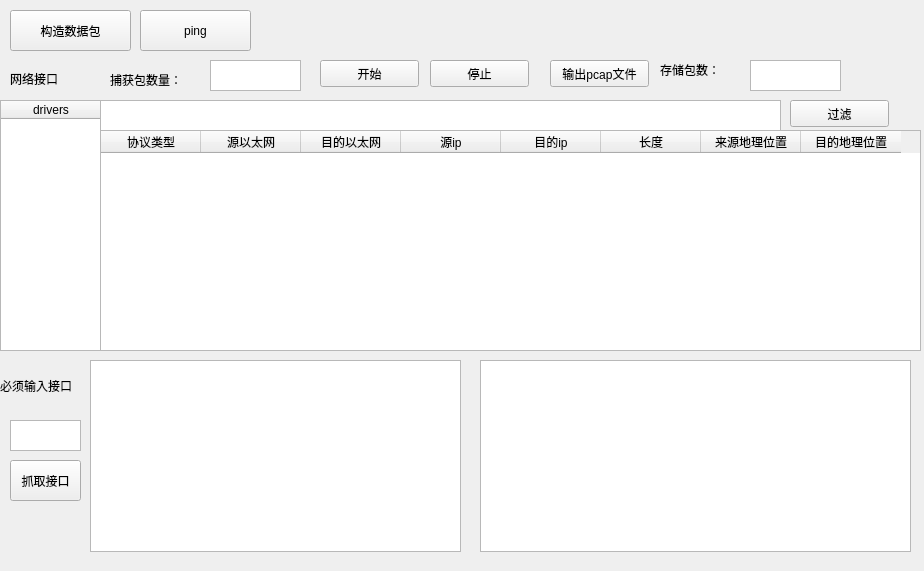
<?xml version="1.0" encoding="UTF-8"?>
<ui version="4.0">
 <class>Widget</class>
 <widget class="QWidget" name="Widget">
  <property name="geometry">
   <rect>
    <x>0</x>
    <y>0</y>
    <width>924</width>
    <height>571</height>
   </rect>
  </property>
  <property name="windowTitle">
   <string>Widget</string>
  </property>
  <widget class="QTextEdit" name="flitetextEdit">
   <property name="geometry">
    <rect>
     <x>100</x>
     <y>100</y>
     <width>681</width>
     <height>31</height>
    </rect>
   </property>
  </widget>
  <widget class="QPushButton" name="flitepushButton">
   <property name="geometry">
    <rect>
     <x>790</x>
     <y>100</y>
     <width>99</width>
     <height>27</height>
    </rect>
   </property>
   <property name="text">
    <string>过滤</string>
   </property>
  </widget>
  <widget class="QTableWidget" name="tableWidget">
   <property name="geometry">
    <rect>
     <x>100</x>
     <y>130</y>
     <width>821</width>
     <height>221</height>
    </rect>
   </property>
   <property name="selectionMode">
    <enum>QAbstractItemView::SingleSelection</enum>
   </property>
   <property name="selectionBehavior">
    <enum>QAbstractItemView::SelectRows</enum>
   </property>
   <property name="showGrid">
    <bool>false</bool>
   </property>
   <column>
    <property name="text">
     <string>协议类型</string>
    </property>
   </column>
   <column>
    <property name="text">
     <string>源以太网</string>
    </property>
   </column>
   <column>
    <property name="text">
     <string>目的以太网</string>
    </property>
   </column>
   <column>
    <property name="text">
     <string>源ip</string>
    </property>
   </column>
   <column>
    <property name="text">
     <string>目的ip</string>
    </property>
   </column>
   <column>
    <property name="text">
     <string>长度</string>
    </property>
   </column>
   <column>
    <property name="text">
     <string>来源地理位置</string>
    </property>
   </column>
   <column>
    <property name="text">
     <string>目的地理位置</string>
    </property>
   </column>
  </widget>
  <widget class="QTextBrowser" name="protocoltextBrowser">
   <property name="geometry">
    <rect>
     <x>90</x>
     <y>360</y>
     <width>371</width>
     <height>192</height>
    </rect>
   </property>
  </widget>
  <widget class="QLabel" name="label">
   <property name="geometry">
    <rect>
     <x>110</x>
     <y>70</y>
     <width>91</width>
     <height>20</height>
    </rect>
   </property>
   <property name="text">
    <string>捕获包数量：</string>
   </property>
  </widget>
  <widget class="QTextBrowser" name="numbertextBrowser">
   <property name="geometry">
    <rect>
     <x>210</x>
     <y>60</y>
     <width>91</width>
     <height>31</height>
    </rect>
   </property>
  </widget>
  <widget class="QPushButton" name="pushButton_2">
   <property name="geometry">
    <rect>
     <x>320</x>
     <y>60</y>
     <width>99</width>
     <height>27</height>
    </rect>
   </property>
   <property name="text">
    <string>开始</string>
   </property>
  </widget>
  <widget class="QPushButton" name="pushButton_3">
   <property name="geometry">
    <rect>
     <x>430</x>
     <y>60</y>
     <width>99</width>
     <height>27</height>
    </rect>
   </property>
   <property name="text">
    <string>停止</string>
   </property>
  </widget>
  <widget class="QPushButton" name="pushButton_4">
   <property name="geometry">
    <rect>
     <x>550</x>
     <y>60</y>
     <width>99</width>
     <height>27</height>
    </rect>
   </property>
   <property name="text">
    <string>输出pcap文件</string>
   </property>
  </widget>
  <widget class="QTextBrowser" name="detailtextBrowser">
   <property name="geometry">
    <rect>
     <x>480</x>
     <y>360</y>
     <width>431</width>
     <height>192</height>
    </rect>
   </property>
  </widget>
  <widget class="QLabel" name="label_2">
   <property name="geometry">
    <rect>
     <x>660</x>
     <y>60</y>
     <width>91</width>
     <height>20</height>
    </rect>
   </property>
   <property name="text">
    <string>存储包数：</string>
   </property>
  </widget>
  <widget class="QTextBrowser" name="cutextBrowser_">
   <property name="geometry">
    <rect>
     <x>750</x>
     <y>60</y>
     <width>91</width>
     <height>31</height>
    </rect>
   </property>
  </widget>
  <widget class="QPushButton" name="libnetpushButton">
   <property name="geometry">
    <rect>
     <x>10</x>
     <y>10</y>
     <width>121</width>
     <height>41</height>
    </rect>
   </property>
   <property name="text">
    <string>构造数据包</string>
   </property>
  </widget>
  <widget class="QPushButton" name="pingpushButton">
   <property name="geometry">
    <rect>
     <x>140</x>
     <y>10</y>
     <width>111</width>
     <height>41</height>
    </rect>
   </property>
   <property name="text">
    <string>ping</string>
   </property>
  </widget>
  <widget class="QLabel" name="label_3">
   <property name="geometry">
    <rect>
     <x>10</x>
     <y>70</y>
     <width>67</width>
     <height>17</height>
    </rect>
   </property>
   <property name="text">
    <string>网络接口</string>
   </property>
  </widget>
  <widget class="QTextEdit" name="drivertextEdit">
   <property name="geometry">
    <rect>
     <x>10</x>
     <y>420</y>
     <width>71</width>
     <height>31</height>
    </rect>
   </property>
  </widget>
  <widget class="QPushButton" name="driverpushButton">
   <property name="geometry">
    <rect>
     <x>10</x>
     <y>460</y>
     <width>71</width>
     <height>41</height>
    </rect>
   </property>
   <property name="text">
    <string>抓取接口</string>
   </property>
  </widget>
  <widget class="QTableWidget" name="drivertableWidget_">
   <property name="geometry">
    <rect>
     <x>0</x>
     <y>100</y>
     <width>101</width>
     <height>251</height>
    </rect>
   </property>
   <property name="lineWidth">
    <number>0</number>
   </property>
   <property name="selectionMode">
    <enum>QAbstractItemView::SingleSelection</enum>
   </property>
   <property name="selectionBehavior">
    <enum>QAbstractItemView::SelectRows</enum>
   </property>
   <property name="showGrid">
    <bool>false</bool>
   </property>
   <column>
    <property name="text">
     <string>drivers</string>
    </property>
   </column>
  </widget>
  <widget class="QLabel" name="label_4">
   <property name="geometry">
    <rect>
     <x>0</x>
     <y>360</y>
     <width>91</width>
     <height>51</height>
    </rect>
   </property>
   <property name="text">
    <string>必须输入接口</string>
   </property>
  </widget>
 </widget>
 <layoutdefault spacing="6" margin="11"/>
 <resources/>
 <connections/>
</ui>
